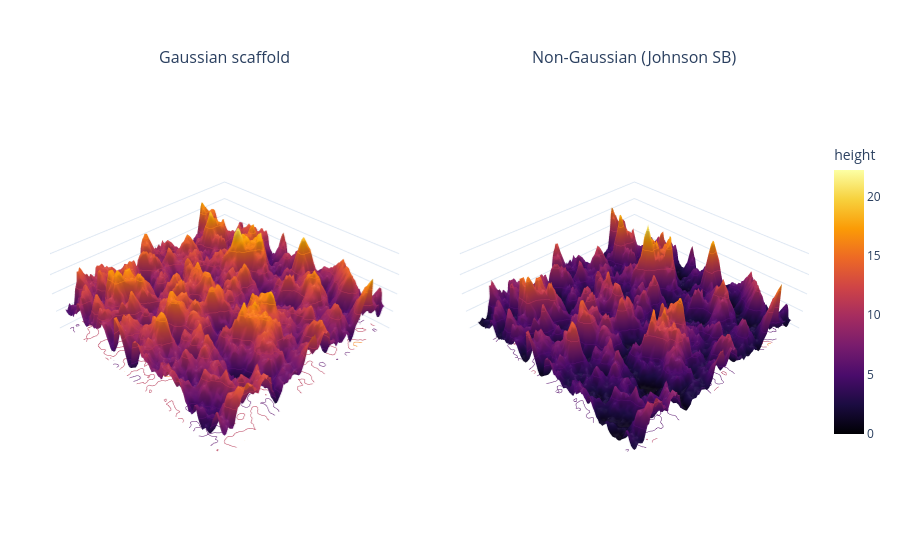

Source (notebook cell):
### Markdown cell above
## 4. Interactive plots

Add `interactive=True` to any plot to get a Plotly figure you can rotate, zoom and hover over.

### Code cell
plots.plot_surfaces(res, interactive=True)

### Figure 1 — Plotly figure (JSON) as saved in the notebook; plotly's stock layout.template omitted (floating-point values rounded to 4 significant figures; data arrays with more than 128 entries replaced by an {"elided": "..."} marker saying what was removed)
{"data": [{"cmax": 22.21, "cmin": 0, "colorbar": {"len": 0.7, "title": {"text": "height"}}, "colorscale": [[0.0, "#000004"], [0.1111, "#1b0c41"], [0.2222, "#4a0c6b"], [0.3333, "#781c6d"], [0.4444, "#a52c60"], [0.5556, "#cf4446"], [0.6667, "#ed6925"], [0.7778, "#fb9b06"], [0.8889, "#f7d13d"], [1.0, "#fcffa4"]], "contours": {"z": {"project": {"z": true}, "show": true, "usecolormap": true}}, "scene": "scene", "showscale": false, "type": "surface", "z": {"elided": "128x128 float values"}}, {"cmax": 22.21, "cmin": 0, "colorbar": {"len": 0.7, "title": {"text": "height"}}, "colorscale": [[0.0, "#000004"], [0.1111, "#1b0c41"], [0.2222, "#4a0c6b"], [0.3333, "#781c6d"], [0.4444, "#a52c60"], [0.5556, "#cf4446"], [0.6667, "#ed6925"], [0.7778, "#fb9b06"], [0.8889, "#f7d13d"], [1.0, "#fcffa4"]], "contours": {"z": {"project": {"z": true}, "show": true, "usecolormap": true}}, "scene": "scene2", "showscale": true, "type": "surface", "z": {"elided": "128x128 float values"}}], "layout": {"annotations": [{"font": {"size": 16}, "showarrow": false, "text": "Gaussian scaffold", "x": 0.23, "xanchor": "center", "xref": "paper", "y": 1.0, "yanchor": "bottom", "yref": "paper"}, {"font": {"size": 16}, "showarrow": false, "text": "Non-Gaussian (Johnson SB)", "x": 0.77, "xanchor": "center", "xref": "paper", "y": 1.0, "yanchor": "bottom", "yref": "paper"}], "margin": {"b": 50, "l": 50, "r": 30, "t": 70}, "scene": {"aspectmode": "manual", "aspectratio": {"x": 1, "y": 1, "z": 0.4}, "domain": {"x": [0.0, 0.46], "y": [0.0, 1.0]}, "xaxis": {"visible": false}, "yaxis": {"visible": false}, "zaxis": {"range": [0, 22.21]}}, "scene2": {"aspectmode": "manual", "aspectratio": {"x": 1, "y": 1, "z": 0.4}, "domain": {"x": [0.54, 1.0], "y": [0.0, 1.0]}, "xaxis": {"visible": false}, "yaxis": {"visible": false}, "zaxis": {"range": [0, 22.21]}}}}
